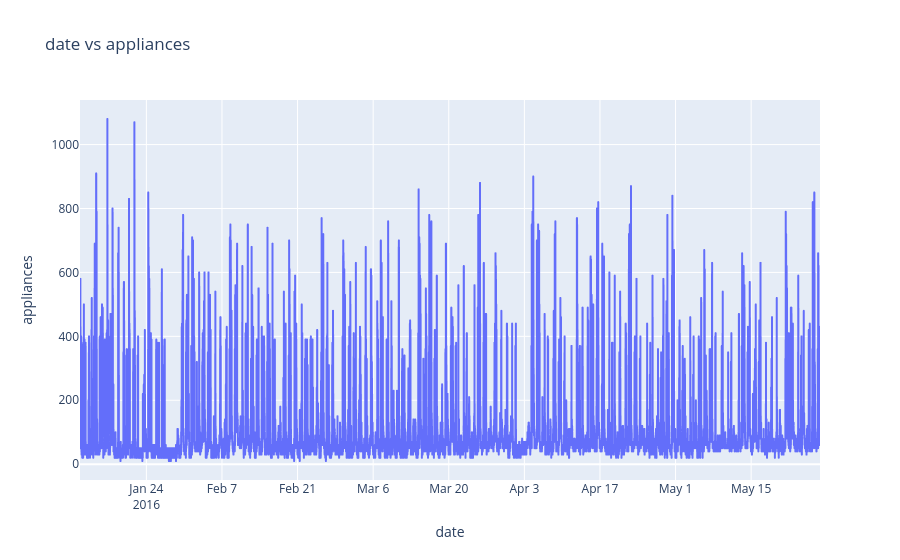

The notebook cell saved with this chart:
### Code cell
# select the 2 columns to be used to forecast
data = df[['date', 'appliances']]

# visualize the data using line plot
fig = px.line(data, x='date', y='appliances', title= 'date vs appliances')
fig.show()

### Figure 1 — Plotly figure (JSON) as saved in the notebook; plotly's stock layout.template omitted (floating-point values rounded to 4 significant figures; data arrays with more than 128 entries replaced by an {"elided": "..."} marker saying what was removed)
{"data": [{"hovertemplate": "date=%{x}<br>appliances=%{y}<extra></extra>", "legendgroup": "", "line": {"color": "#636efa", "dash": "solid"}, "marker": {"symbol": "circle"}, "mode": "lines", "name": "", "showlegend": false, "type": "scattergl", "x": {"elided": "19735 str values"}, "xaxis": "x", "y": {"elided": "19735 int values"}, "yaxis": "y"}], "layout": {"legend": {"tracegroupgap": 0}, "title": {"text": "date vs appliances"}, "xaxis": {"anchor": "y", "domain": [0, 1], "title": {"text": "date"}}, "yaxis": {"anchor": "x", "domain": [0, 1], "title": {"text": "appliances"}}}}
